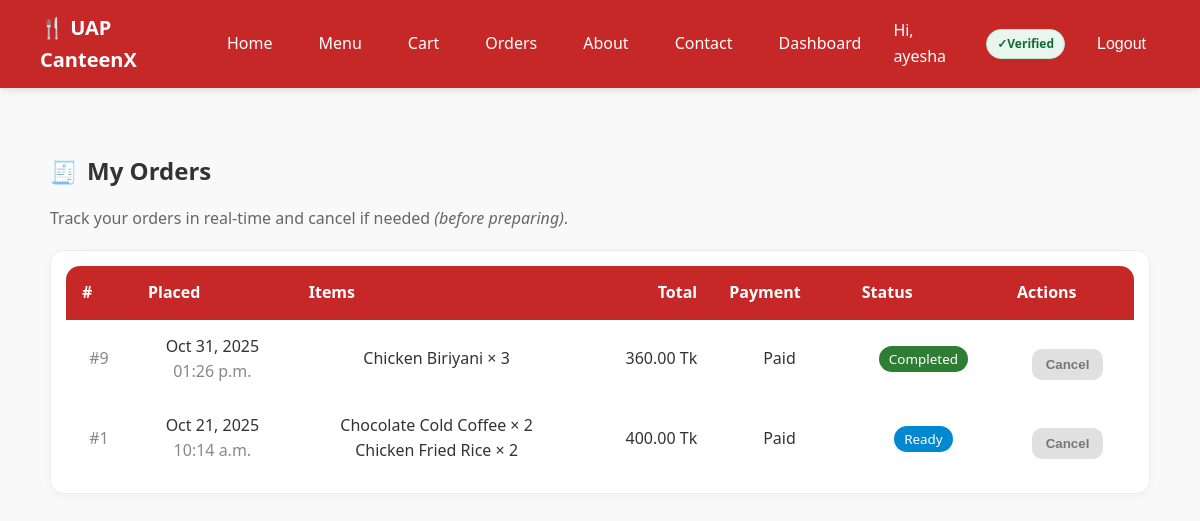
Screenshot of /orders/ (signed in) with the database file from the repository.
### my_canteen/models.py (models this page shows, shortened)
class Order(models.Model):
    STATUS_CHOICES = [
        ('pending', 'Pending'),
        ('accepted', 'Accepted'),
        ('preparing', 'Preparing'),
        ('ready', 'Ready'),
        ('delivered', 'Delivered'),
        ('completed', 'Completed'),
        ('cancelled', 'Cancelled'),
    ]
    PAYMENT_STATUS_CHOICES = [('unpaid', 'Unpaid'), ('paid', 'Paid')]
    PAYMENT_METHOD_CHOICES = [
        ('cash', 'Cash'),
        ('mock_card', 'Mock Card'),
        ('stripe', 'Stripe'),
        ('sslcommerz', 'SSLCommerz'),
    ]
    user = models.ForeignKey(User, on_delete=models.CASCADE)
    total_price = models.DecimalField(max_digits=8, decimal_places=2)
    address = models.CharField(max_length=255)
    status = models.CharField(max_length=20, choices=STATUS_CHOICES, default='pending')
    payment_status = models.CharField(max_length=10, choices=PAYMENT_STATUS_CHOICES, default='unpaid')
    payment_method = models.CharField(max_length=10, choices=PAYMENT_METHOD_CHOICES, default='cash')
    created_at = models.DateTimeField(auto_now_add=True)

class OrderItem(models.Model):
    order = models.ForeignKey(Order, on_delete=models.CASCADE)
    item = models.ForeignKey(MenuItem, on_delete=models.CASCADE)
    quantity = models.PositiveIntegerField(default=1)
    unit_price = models.DecimalField(max_digits=6, decimal_places=2)

class MenuItem(models.Model):
    name = models.CharField(max_length=100)
    description = models.TextField(blank=True)
    price = models.DecimalField(max_digits=6, decimal_places=2)
    stock = models.PositiveIntegerField(default=0)
    image = models.ImageField(upload_to='menu/', blank=True, null=True)
    category = models.ForeignKey(Category, on_delete=models.CASCADE, null=True)
    is_active = models.BooleanField(default=True)
    is_popular = models.BooleanField(default=False)
    rating_avg = models.FloatField(default=0)
    rating_count = models.PositiveIntegerField(default=0)

### my_canteen/views.py (the view)
# urls.py: path('orders/', views.orders_page, name='orders'),
@login_required
def orders_page(request):
    profile = UserProfile.objects.select_related("user").get(user=request.user)
    role = get_role(request.user)
    if role in ["vendor", "admin"]:
        orders = Order.objects.all().order_by("-created_at")
    elif role == "staff":
        orders = Order.objects.filter(
            status__in=["accepted", "preparing"]
        ).order_by("-created_at")
    else:
        orders = Order.objects.filter(user=request.user).order_by("-created_at")
    cancelable_ids = {o.id for o in orders if can_user_cancel(o, request.user)}
    return render(
        request,
        "my_canteen/orders.html",
        {"orders": orders, "profile": profile, "cancelable_ids": cancelable_ids},
    )

### my_canteen/context_processors.py (called while the page is built)
def cart_count(request):
    cart = request.session.get("cart", {})
    return {"cart_count": sum(cart.values())}

### my_canteen/views.py (called while the page is built)
def get_role(user):
    try:
        return user.userprofile.role
    except UserProfile.DoesNotExist:
        return "guest"

def can_user_cancel(order, user) -> bool:
    role = get_role(user)
    if role not in {"student", "faculty", "guest"}:
        return False
    if order.user_id != user.id:
        return False
    return order.status in {"pending", "accepted"}

### my_canteen/templates/my_canteen/orders.html (shortened to what this page needs)
{% extends "my_canteen/base.html" %}
{% load static %}
{% block content %}
<section class="container" style="max-width: 1100px;">
  <div class="page-title" style="display:flex;align-items:center;gap:.6rem;margin:24px 0 12px;">
    <span style="font-size:22px;">🧾</span>
    <h2 style="margin:0;">My Orders</h2>
  </div>
  <p style="color:#666;margin-bottom:18px;">
    Track your orders in real-time and cancel if needed <em>(before preparing)</em>.
  </p>
  <div class="card" style="background:#fff;border:1px solid #eee;border-radius:14px;box-shadow:0 2px 10px rgba(0,0,0,.04);">
    <div class="table-wrap" style="overflow-x:auto;">
      <table style="width:100%;border-collapse:separate;border-spacing:0;">
        <thead style="background:#c62828;color:#fff;">
          <tr>
            <th style="padding:14px 16px;font-weight:600;text-align:left;border-top-left-radius:14px;">#</th>
            <th style="padding:14px 16px;font-weight:600;text-align:left;">Placed</th>
            <th style="padding:14px 16px;font-weight:600;text-align:left;">Items</th>
            <th style="padding:14px 16px;font-weight:600;text-align:right;">Total</th>
            <th style="padding:14px 16px;font-weight:600;text-align:left;">Payment</th>
            <th style="padding:14px 16px;font-weight:600;text-align:left;">Status</th>
            <th style="padding:14px 16px;font-weight:600;text-align:left;border-top-right-radius:14px;">Actions</th>
          </tr>
        </thead>
        <tbody>
          {% for order in orders %}
          <tr style="border-bottom:1px solid #f0f0f0;">
            <td style="padding:14px 16px;color:#888;">#{{ order.id }}</td>
            <td style="padding:14px 16px;">
              {{ order.created_at|date:"M d, Y" }}<br>
              <span style="color:#888;">{{ order.created_at|date:"h:i a" }}</span>
            </td>
            <td style="padding:14px 16px;">
              {% for oi in order.orderitem_set.all %}
                {{ oi.item.name }} × {{ oi.quantity }}<br>
              {% endfor %}
            </td>
            <td style="padding:14px 16px;text-align:right;">
              {{ order.total_price }} Tk
            </td>
            <td style="padding:14px 16px;">
              {{ order.payment_status|title }}
            </td>
            <td style="padding:14px 16px;">
              {% if order.status == 'completed' %}
                <span style="background:#2e7d32;color:#fff;padding:4px 10px;border-radius:999px;font-size:.84rem;">Completed</span>
              {% elif order.status == 'cancelled' %}
                <span style="background:#ef5350;color:#fff;padding:4px 10px;border-radius:999px;font-size:.84rem;">Cancelled</span>
              {% elif order.status == 'ready' %}
                <span style="background:#0288d1;color:#fff;padding:4px 10px;border-radius:999px;font-size:.84rem;">Ready</span>
              {% elif order.status == 'preparing' %}
                <span style="background:#f57c00;color:#fff;padding:4px 10px;border-radius:999px;font-size:.84rem;">Preparing</span>
              {% elif order.status == 'accepted' %}
                <span style="background:#6d4c41;color:#fff;padding:4px 10px;border-radius:999px;font-size:.84rem;">Accepted</span>
              {% else %}
                <span style="background:#616161;color:#fff;padding:4px 10px;border-radius:999px;font-size:.84rem;">Pending</span>
              {% endif %}
            </td>
            <td style="padding:14px 16px;">
              {% if order.id in cancelable_ids %}
                <form action="{% url 'user_order_cancel' order.id %}" method="post" style="display:inline;">
                  {% csrf_token %}
                  <button type="submit"
                          style="background:#d32f2f;color:#fff;border:none;border-radius:10px;padding:8px 14px;cursor:pointer;">
                    Cancel
                  </button>
                </form>
              {% else %}
                <button type="button" disabled
                        title="You can cancel before preparing only"
                        style="background:#e0e0e0;color:#777;border:none;border-radius:10px;padding:8px 14px;">
                  Cancel
                </button>
              {% endif %}
            </td>
          </tr>
          {% empty %}
          <tr>
            <td colspan="7" style="padding:28px;text-align:center;color:#777;">
              No orders yet.
            </td>
          </tr>
          {% endfor %}
        </tbody>
      </table>
    </div>
  </div>
</section>
{% endblock %}

### my_canteen/templates/my_canteen/base.html (shortened to what this page needs)
{% load static %}
<!DOCTYPE html>
<html lang="en">
<head>
  <link rel="stylesheet" href="{% static 'my_canteen/css/styles.css' %}"/>
</head>
<body>
  <nav class="navbar">
    <div class="logo">🍴 UAP CanteenX</div>
    <ul class="nav-links">
      <li><a href="{% url 'home' %}">Home</a></li>
      <li><a href="{% url 'menu' %}">Menu</a></li>
      <li>
        <a href="{% url 'cart' %}">
          Cart
        </a>
      </li>
      <li><a href="{% url 'orders' %}">Orders</a></li>
      <li><a href="{% url 'about' %}">About</a></li>
      <li><a href="{% url 'contact' %}">Contact</a></li>
      {% if user.is_authenticated %}
        <li><a href="{% url 'dashboard' %}">Dashboard</a></li>
        <li class="nav-user">Hi, {{ user.username }}</li>
        <li>
          {% if user.is_active %}
            <span class="badge badge-verified">Verified</span>
          {% else %}
            <span class="badge badge-unverified">Email not verified</span>
          {% endif %}
        </li>
        <li>
          <form action="{% url 'logout' %}" method="post" style="display:inline;">
            <button type="submit" class="link-like">Logout</button>
          </form>
        </li>
      {% else %}
        <li><a href="{% url 'login' %}">Login</a></li>
        <li><a class="btn" href="{% url 'signup' %}">Signup</a></li>
      {% endif %}
    </ul>
  </nav>
  <main class="container">
    {% block content %}{% endblock %}
  </main>
</body>
</html>

### my_canteen/static/my_canteen/css/styles.css (style rules this page uses)
body { font-family: system-ui, Arial, sans-serif; margin: 0; background: #f9f9f9; color: #333; line-height: 1.6; }
.container { max-width: 1200px; margin: 0 auto; padding: 20px 16px; }
a { text-decoration: none; color: inherit; }
.navbar { display: flex; justify-content: space-between; align-items: center; background-color: #c62828; color: #fff; padding: 12px 40px; position: sticky; top: 0; z-index: 1000; box-shadow: 0 2px 8px rgba(0, 0, 0, 0.12); }
.logo { font-weight: 700; font-size: 20px; display: flex; align-items: center; color: #fff; }
.nav-links { display: flex; align-items: center; gap: 18px; list-style: none; margin: 0; padding: 0; }
.nav-links li { display: flex; align-items: center; }
.nav-links a, .link-like, .btn-nav { color: #fff; font-weight: 500; font-size: 16px; display: inline-flex; align-items: center; justify-content: center; height: 38px; padding: 0 14px; border-radius: 6px; transition: all 0.2s ease; text-decoration: none; }
.link-like { background: transparent; border: 0; cursor: pointer; }
.badge { display: inline-flex; align-items: center; padding: 4px 10px; border-radius: 999px; font-size: 12px; font-weight: 700; border: 1px solid transparent; }
.badge-verified { background: #e8f6ee; color: #11693a; border-color: #bde7cd; }
.badge-verified::before { content: "✓ "; font-weight: 900; }
.card { background: #fff; border-radius: 8px; box-shadow: 0 2px 6px rgba(0, 0, 0, 0.1); padding: 15px; text-align: center; transition: transform 0.2s; position: relative; display: flex; flex-direction: column; }
.card button { margin-top: 10px; padding: 8px 14px; background: #d32f2f; color: #fff; border: 0; border-radius: 4px; cursor: pointer; font-weight: 700; transition: 0.3s; }

### rows the page displays
Order: id "9", created_at "Oct 31, 2025", created_at "01:26 p.m.", total_price "360.00", payment_status "Paid", status "Completed", shows "Cancel"
OrderItem: item.name "Chicken Biriyani", quantity "3"
Order: id "1", created_at "Oct 21, 2025", created_at "10:14 a.m.", total_price "400.00", payment_status "Paid", status "Ready", shows "Cancel"
OrderItem: item.name "Chocolate Cold Coffee", quantity "2"
OrderItem: item.name "Chicken Fried Rice", quantity "2"

### other values shown
{{ user.username }} "ayesha"
